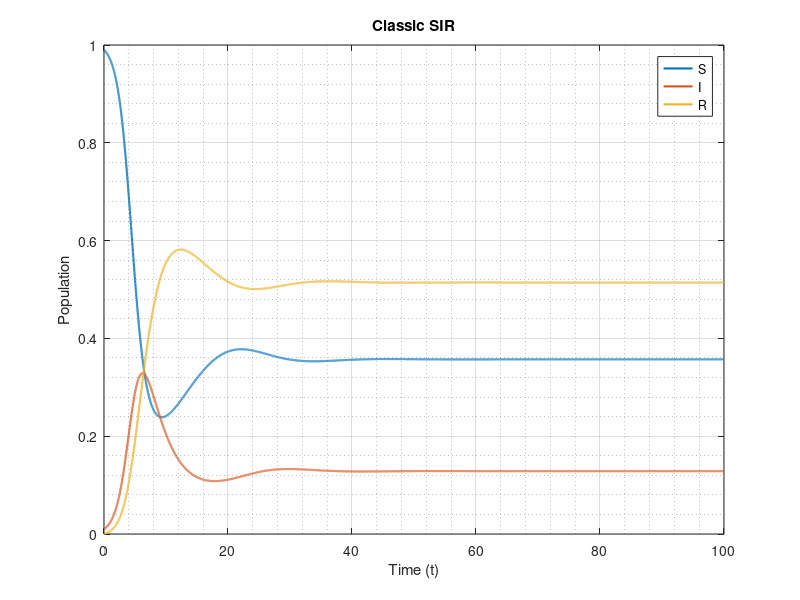
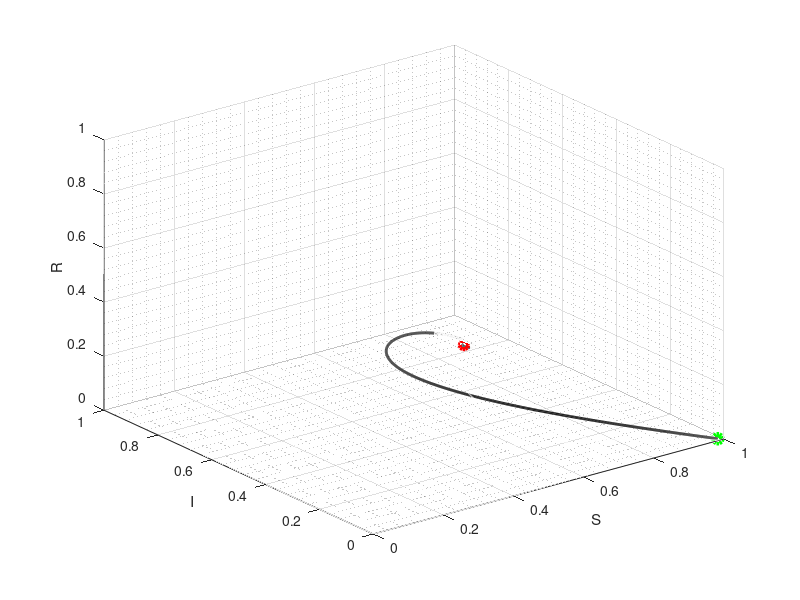

MATLAB code for these plots, in order:
%% Classic SIR

close all; clear; clc

% Discretize time: 
N = 1e4;
t_0 = 0;
t_end = 100;
t = linspace(t_0,t_end,N);

% Initial conditions
S0 = .99;
I0 = .01;
R0 = 0;

U0 = [S0; I0; R0];


% Parameters
alpha = .1;
beta = 1.4;
gamma = .4;
mu = .1;


% Right hand side:


dUdt = @(t, U)[alpha-beta*U(1).*U(2) - mu*U(1);
                beta*U(1).*U(2)-gamma*U(2) - mu*U(2);
                gamma*U(2) - mu*U(3)];

% Numerically solve the IVP
[t,U] = ode45(dUdt, t, U0);

S = U(:,1);
I = U(:,2);
R = U(:,3);




%Plot
figure(1);
plot(t, S, 'LineWidth', 1.5); hold on;
plot(t, I, 'LineWidth', 1.5);
plot(t, R, 'LineWidth', 1.5);
title('Classic SIR');
xlabel('Time (t)');
ylabel('Population');
legend('S','I', 'R');
grid on;
grid minor;

%%Phase Plane
N_mesh = 8;
vec = linspace(0,1,N_mesh);


[Sm,Im,Rm] = meshgrid(vec,vec,vec);

Fs = @(S,I,R) alpha * beta*S.*I-mu*S;
Fi = @(S,I,R) beta *S.*I - gamma*I - mu*I;
Fr = @(S,I,R) gamma*I - mu*R;

figure(2)
%quiver3(Sm,Im, Rm, Fs(Sm,Im,Rm),Fi(Sm,Im,Rm),Fr(Sm,Im,Rm));
%hold on;
plot3(S, I, R, 'k-', 'LineWidth', 2); hold on;
plot3(S0,I0,R0, 'go','LineWidth', 4)
plot3(S(end),I(end),R(end), 'ro', 'LineWidth',3)
plot3(S,zeros(size(t)),R,'w', 'LineWidth',.5);
plot3(S,I, zeros(size(t)),'w', 'LineWidth',.5);
plot3(zeros(size(t)),I,R,'w', 'LineWidth',.5);
xlabel('S');
ylabel('I');
zlabel('R');
xlim([0,1]);
ylim([0,1]);
zlim([0,1]);
grid on;
grid minor;
